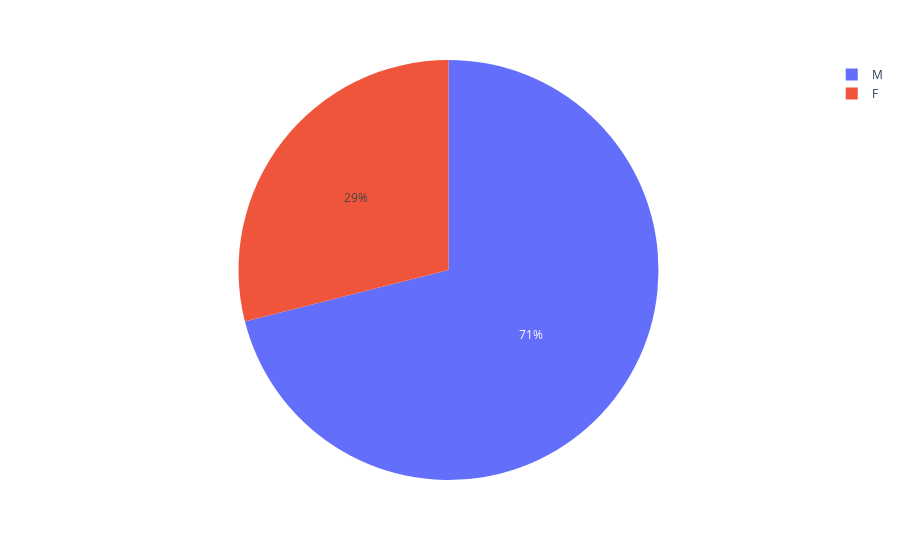

The code cell stored with this chart in its notebook:
### Code cell
import plotly.express as px

fig_gender = px.pie(users, names ='gender')
fig_gender.show()

### Figure 1 — Plotly figure (JSON) as saved in the notebook; plotly's stock layout.template omitted (floating-point values rounded to 4 significant figures; data arrays with more than 128 entries replaced by an {"elided": "..."} marker saying what was removed)
{"data": [{"domain": {"x": [0, 1], "y": [0, 1]}, "hovertemplate": "gender=%{label}<extra></extra>", "labels": {"elided": "943 str values"}, "legendgroup": "", "name": "", "showlegend": true, "type": "pie"}], "layout": {"legend": {"tracegroupgap": 0}, "margin": {"t": 60}}}
